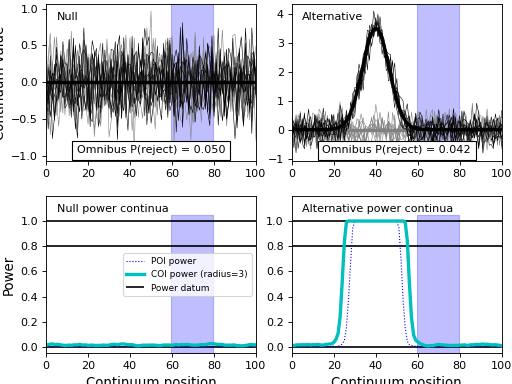

Write the Python code that produced this figure.
import numpy as np
from matplotlib import pyplot
import power1d


# create data sample models:
J        = 8
Q        = 101
baseline = power1d.geom.Null( Q=Q )
signal0  = power1d.geom.Null( Q=Q )
signal1  = power1d.geom.GaussianPulse( Q=Q, q=40, fwhm=15, amp=3.5 )
noise    = power1d.noise.Gaussian( J=J, Q=Q, mu=0, sigma=0.3 )
model0   = power1d.models.DataSample(baseline, signal0, noise, J=J)
model1   = power1d.models.DataSample(baseline, signal1, noise, J=J)


# assemble into experiment models:
emodel0  = power1d.models.Experiment( [model0, model0], fn=power1d.stats.t_2sample )
emodel1  = power1d.models.Experiment( [model0, model1], fn=power1d.stats.t_2sample )


# simulate the experiments
sim      = power1d.models.ExperimentSimulator(emodel0, emodel1)
results  = sim.simulate(iterations=1000, progress_bar=True)


# create ROI object and apply to the results:
Q        = 101
x        = np.array( [False] * Q )
x[60:80] = True
roi      = power1d.roi.RegionOfInterest(x)
results.set_roi( roi )


# plot:
pyplot.close('all')
results.plot()
